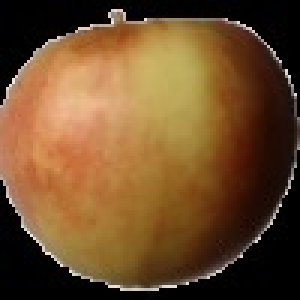
#> input picture dataset1/learn/apple/apple13_a8f2f5466ee74cb194c658fadc0fef94.jpg, 100 x 100 px (shown 3 times larger)
$ python -i functions.py   (imports and definitions only)   (older library calls are emulated)
#> lines starting #> are read from the running program, lines starting #| are printed output that depends on the picture
import cv2
import os
import re
import numpy as np
import random
import mahotas


class Data:
    # [22 lines left out: functions __init__, preprocessing, not called in this run]

    ## return array of [x,y] which are numpy arrays
    def getTrainingSet(self):
        return [np.vstack(self.trainingSet[0]),np.vstack(self.trainingSet[1])]
    def getValidationSet(self):
        return [np.vstack(self.validationSet[0]),np.vstack(self.validationSet[1])]
    def getTestingSet(self):
        return [np.vstack(self.testingSet[0]),np.vstack(self.testingSet[1])]
    def getUniqueLabels(self):
        return self.uniqueLabels

    # [75 lines left out: functions _loadImage, _getLearningImages, _getTestingImages, _getImageData, _shuffleData, _splitData, not called in this run]


############################
def loadImage(imgPath):
    img = cv2.imread(imgPath,cv2.IMREAD_UNCHANGED)
#> img is the input picture: shape (100, 100, 3); mean B, G, R 43.4, 77.7, 110.8
    img = cv2.resize(img, (100, 100))
    return img


#############################################################
###################     DESCRIPTORS   #######################
# [24 lines left out: functions getHOGDescriptor, getPixel, getHistogram, not called in this run]

def getHuMoments(filename):
    img = loadImage(filename)
    image = cv2.cvtColor(img, cv2.COLOR_BGR2GRAY)
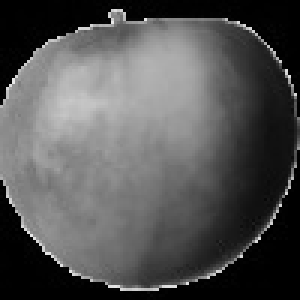
#> image: shape (100, 100) (shown 3 times larger); min 0, max 234, mean 83.7
    feature = cv2.HuMoments(cv2.moments(image)).flatten()
#> feature = [0.00124, 1.47e-08, 3.71e-11, 3.82e-11, -1.36e-21, -4.34e-15, 4.69e-22]
    return feature

# [63 lines left out: functions getHaralick, getMixShapePatter, getLocalBinaryPatterns, getHOGVector, createLabels, getClassName, not called in this run]

# def getDescriptors(img):
#     orb = cv2.ORB_create()
#     # returns descriptors of an image
#     return orb.detectAndCompute(img, None)[1]

>>> result = getHuMoments('dataset1/learn/apple/apple13_a8f2f5466ee74cb194c658fadc0fef94.jpg')
#> result has the same summary as feature in getHuMoments

$ run again, on dataset1/learn/apple/apple16_e11565ef545543da8081a5abdc793d65.jpg
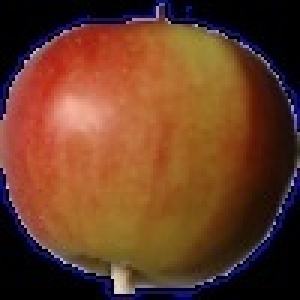
#> input picture dataset1/learn/apple/apple16_e11565ef545543da8081a5abdc793d65.jpg, 100 x 100 px (shown 3 times larger)
#> in loadImage, img is the input picture: shape (100, 100, 3); mean B, G, R 38.3, 61.1, 105.9
#> in getHuMoments, `image = cv2.cvtColor(img, cv2.COLOR_BGR2GRAY)`:
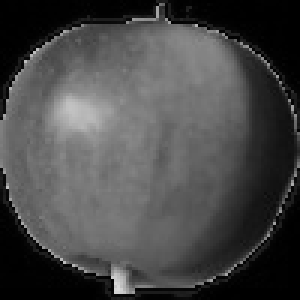
#> image: shape (100, 100) (shown 3 times larger); min 0, max 218, mean 71.9
#> feature = [0.00146, 4.26e-09, 4.1e-11, 2.76e-11, -8.77e-22, -1.49e-15, 3.1e-22]
#> result has the same summary as feature in getHuMoments

$ run again, on dataset1/learn/apple/apple18_05bb2a914aa04b4aa16ae7ad2bc0f971.jpg
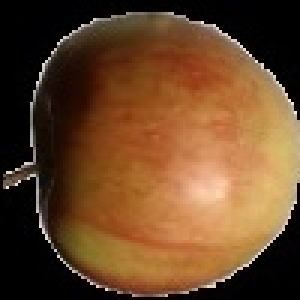
#> input picture dataset1/learn/apple/apple18_05bb2a914aa04b4aa16ae7ad2bc0f971.jpg, 100 x 100 px (shown 3 times larger)
#> in loadImage, img is the input picture: shape (100, 100, 3); mean B, G, R 39.7, 69.6, 104.7
#> in getHuMoments, `image = cv2.cvtColor(img, cv2.COLOR_BGR2GRAY)`:
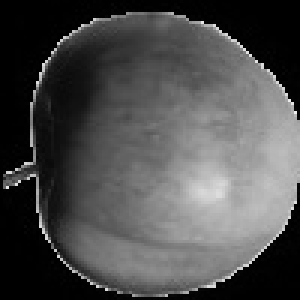
#> image: shape (100, 100) (shown 3 times larger); min 0, max 238, mean 76.7
#> feature = [0.00133, 6.28e-09, 3.54e-11, 1.04e-10, -3.7e-21, -7.58e-15, 5.1e-21]
#> result has the same summary as feature in getHuMoments

$ run again, on dataset1/learn/apple/apple198_88173c0da33d4dd5962683f519f178e9.jpg
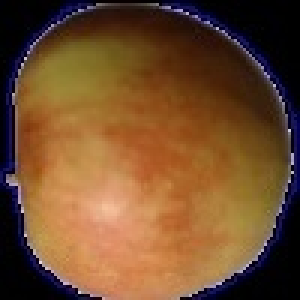
#> input picture dataset1/learn/apple/apple198_88173c0da33d4dd5962683f519f178e9.jpg, 100 x 100 px (shown 3 times larger)
#> in loadImage, img is the input picture: shape (100, 100, 3); mean B, G, R 45.3, 76.8, 114
#> in getHuMoments, `image = cv2.cvtColor(img, cv2.COLOR_BGR2GRAY)`:
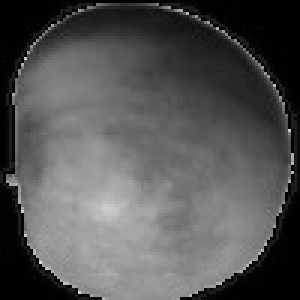
#> image: shape (100, 100) (shown 3 times larger); min 0, max 221, mean 84.4
#> feature = [0.00133, 1.8e-08, 6.29e-11, 5.28e-11, -2.55e-21, -4.12e-15, -1.65e-21]
#> result has the same summary as feature in getHuMoments
